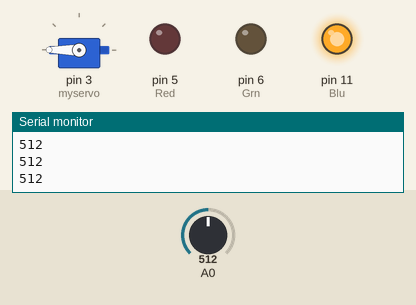
The sketch below on a simulated Arduino Uno, built with avr-gcc and run on an emulated ATmega328P. On the bench: servo, output pins drawn as LEDs (lit = HIGH), the last lines printed to the serial monitor. Inputs (shaded band) come from the test bench; at power-on: A0 = 512.

Above: at 1.2 s.
1.3 s: A0 set to 389
2.8 s: A0 set to 370
At 3.5 s:
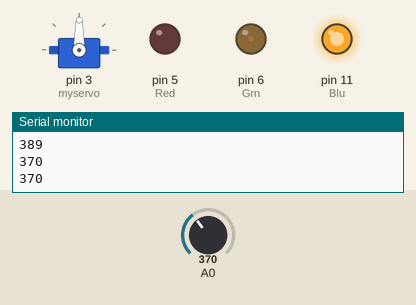
4.5 s: A0 set to 340
At 5.7 s:
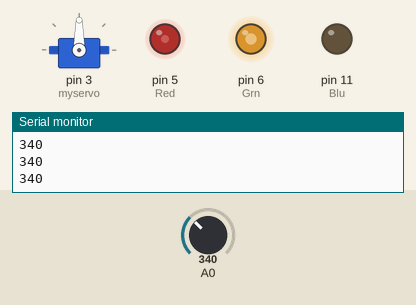
6.0 s: A0 set to 360
At 7.1 s:
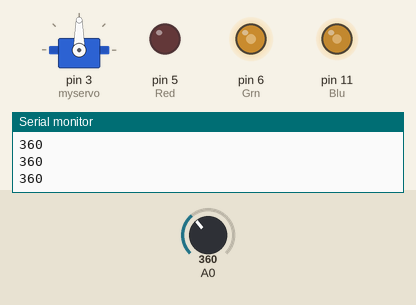
7.5 s: A0 set to 381
At 8.4 s:
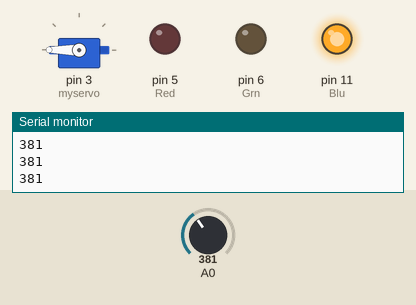
9.0 s: A0 set to 361
At 9.6 s:
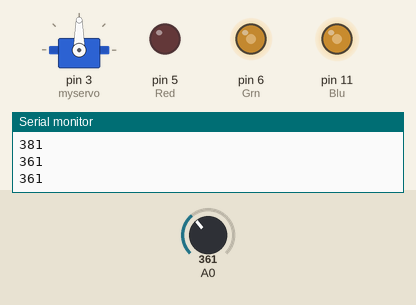
Timing chart, 0 to 11.5 s (numbered marks = the images above; inputs shaded):
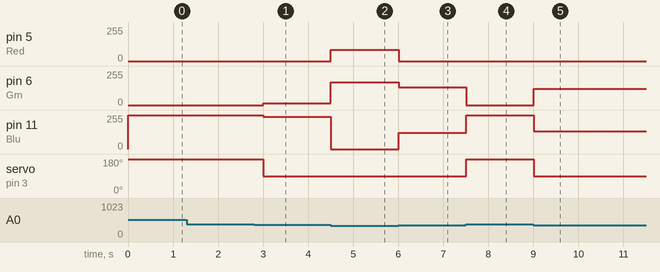

Measured:
- the behaviour switches between 371 and 370 on A0 (found by bisection; images 0 and 1)
- after the input at 2.8 s, pin 6 (Grn): 0/255 → 13/255 after 0.20 s; pin 11 (Blu): 255/255 → 242/255 after 0.20 s; servo on pin 3 (myservo): 180° → 90° after 0.20 s
- after the input at 4.5 s, pin 5 (Red): 0/255 → 85/255 at once; pin 6 (Grn): 13/255 → 170/255 at once; pin 11 (Blu): 242/255 → 0/255 at once
- after the input at 6.0 s, pin 5 (Red): 85/255 → 0/255 at once; pin 6 (Grn): 170/255 → 134/255 at once; pin 11 (Blu): 0/255 → 121/255 at once
- after the input at 7.5 s, pin 6 (Grn): 134/255 → 0/255 at once; pin 11 (Blu): 121/255 → 255/255 at once; servo on pin 3 (myservo): 90° → 180° at once
- after the input at 9.0 s, pin 6 (Grn): 0/255 → 122/255 at once; pin 11 (Blu): 255/255 → 133/255 at once; servo on pin 3 (myservo): 180° → 90° at once

The sketch:

hw5.ino
```cpp
#include <Servo.h>

Servo myservo;  // create Servo object to control a servo

int pos = 0;    // variable to store the servo position

int Red = 5;
int Grn = 6;
int Blu = 11;

void setup() {
  myservo.attach(3);  // attaches the servo on pin 6 to the Servo object
  Serial.begin(9600);
  pinMode(Red, OUTPUT);
  pinMode(Grn, OUTPUT);
  pinMode(Blu, OUTPUT);
}

void loop() {
  int redBrightness = 0;
  int greenBrightness = 0;
  int blueBrightness = 0;

  // Read the input on analog pin 0:
  int sensorValue = analogRead(A0);

  // Print out the value you read:
  Serial.println(sensorValue);

  // Determine LED colors based on sensorValue ranges
  if (sensorValue < 320) {
    // Red region for values under 320
    redBrightness = 255;
    greenBrightness = 0;
    blueBrightness = 0;
  }
  else if (sensorValue >= 320 && sensorValue < 350) {
    // Transition region from red to green
    redBrightness = map(sensorValue, 320, 350, 255, 0); // Gradually decrease red
    greenBrightness = map(sensorValue, 320, 350, 0, 255); // Gradually increase green
    blueBrightness = 0;
  }
  else if (sensorValue >= 350 && sensorValue < 371) {
    // Transition region from green to blue
    redBrightness = 0;
    greenBrightness = map(sensorValue, 350, 371, 255, 0); // Gradually decrease green
    blueBrightness = map(sensorValue, 350, 371, 0, 255); // Gradually increase blue
  }
  else if (sensorValue >= 371) {
    // Fully blue for values 371 and above
    redBrightness = 0;
    greenBrightness = 0;
    blueBrightness = 255;
  }

  // Output the brightness levels to the RGB LED
  analogWrite(Red, redBrightness);
  analogWrite(Grn, greenBrightness);
  analogWrite(Blu, blueBrightness);

  // Adjust the servo position based on the sensor value:
  if (sensorValue < 320) {
    myservo.write(0);  // Move servo to 0° for red
  }
  else if (sensorValue >= 320 && sensorValue < 371) {
    myservo.write(90);  // Move servo to 90° for green transition
  }
  else {
    myservo.write(180);  // Move servo to 180° for blue
  }
  delay(300);
}
```
